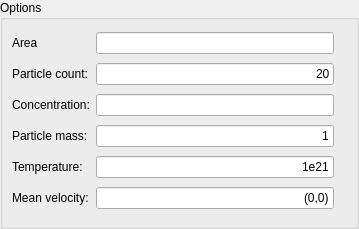
<?xml version="1.0" encoding="UTF-8"?>
<ui version="4.0">
 <class>WidgetCreateGasParticles</class>
 <widget class="QWidget" name="WidgetCreateGasParticles">
  <property name="geometry">
   <rect>
    <x>0</x>
    <y>0</y>
    <width>359</width>
    <height>229</height>
   </rect>
  </property>
  <layout class="QVBoxLayout">
   <property name="margin">
    <number>0</number>
   </property>
   <item>
    <widget class="QGroupBox" name="groupBox">
     <property name="title">
      <string>Options</string>
     </property>
     <layout class="QGridLayout">
      <item row="0" column="0">
       <widget class="QLabel" name="label_5">
        <property name="text">
         <string>Area</string>
        </property>
       </widget>
      </item>
      <item row="0" column="1">
       <widget class="QLineEdit" name="lineEditVolume">
        <property name="toolTip">
         <string>The area the gas takes</string>
        </property>
        <property name="alignment">
         <set>Qt::AlignRight|Qt::AlignTrailing|Qt::AlignVCenter</set>
        </property>
        <property name="readOnly">
         <bool>true</bool>
        </property>
       </widget>
      </item>
      <item row="0" column="2">
       <widget class="QLabel" name="labelVolume">
        <property name="text">
         <string/>
        </property>
       </widget>
      </item>
      <item row="1" column="0">
       <widget class="QLabel" name="label">
        <property name="text">
         <string>Particle count:</string>
        </property>
       </widget>
      </item>
      <item row="1" column="1">
       <widget class="QLineEdit" name="lineEditCount">
        <property name="toolTip">
         <string>The number of particles of this gas.</string>
        </property>
        <property name="whatsThis">
         <string>The number of particles of this gas.</string>
        </property>
        <property name="text">
         <string>20</string>
        </property>
        <property name="alignment">
         <set>Qt::AlignRight|Qt::AlignTrailing|Qt::AlignVCenter</set>
        </property>
       </widget>
      </item>
      <item row="1" column="2">
       <widget class="QLabel" name="labelCount">
        <property name="text">
         <string/>
        </property>
       </widget>
      </item>
      <item row="2" column="0">
       <widget class="QLabel" name="label_6">
        <property name="text">
         <string>Concentration:</string>
        </property>
       </widget>
      </item>
      <item row="2" column="1">
       <widget class="QLineEdit" name="lineEditConcentration">
        <property name="alignment">
         <set>Qt::AlignRight|Qt::AlignTrailing|Qt::AlignVCenter</set>
        </property>
       </widget>
      </item>
      <item row="2" column="2">
       <widget class="QLabel" name="labelConcentration">
        <property name="text">
         <string/>
        </property>
       </widget>
      </item>
      <item row="3" column="0">
       <widget class="QLabel" name="label_2">
        <property name="text">
         <string>Particle mass:</string>
        </property>
       </widget>
      </item>
      <item row="3" column="1">
       <widget class="QLineEdit" name="lineEditMass">
        <property name="toolTip">
         <string>The mass of one particle</string>
        </property>
        <property name="whatsThis">
         <string>The mass of one particle</string>
        </property>
        <property name="text">
         <string>1</string>
        </property>
        <property name="alignment">
         <set>Qt::AlignRight|Qt::AlignTrailing|Qt::AlignVCenter</set>
        </property>
       </widget>
      </item>
      <item row="3" column="2">
       <widget class="QLabel" name="labelMass">
        <property name="text">
         <string/>
        </property>
       </widget>
      </item>
      <item row="4" column="0">
       <widget class="QLabel" name="label_3">
        <property name="text">
         <string>Temperature:</string>
        </property>
       </widget>
      </item>
      <item row="4" column="1">
       <widget class="QLineEdit" name="lineEditTemperature">
        <property name="text">
         <string>1e21</string>
        </property>
        <property name="alignment">
         <set>Qt::AlignRight|Qt::AlignTrailing|Qt::AlignVCenter</set>
        </property>
       </widget>
      </item>
      <item row="4" column="2">
       <widget class="QLabel" name="labelTemperature">
        <property name="text">
         <string/>
        </property>
       </widget>
      </item>
      <item row="5" column="0">
       <widget class="QLabel" name="label_4">
        <property name="text">
         <string>Mean velocity:</string>
        </property>
       </widget>
      </item>
      <item row="5" column="1">
       <widget class="QLineEdit" name="lineEditMeanVelocity">
        <property name="text">
         <string>(0,0)</string>
        </property>
        <property name="alignment">
         <set>Qt::AlignRight|Qt::AlignTrailing|Qt::AlignVCenter</set>
        </property>
       </widget>
      </item>
      <item row="5" column="2">
       <widget class="QLabel" name="labelMeanVelocity">
        <property name="text">
         <string/>
        </property>
       </widget>
      </item>
     </layout>
    </widget>
   </item>
  </layout>
 </widget>
 <tabstops>
  <tabstop>lineEditVolume</tabstop>
  <tabstop>lineEditCount</tabstop>
  <tabstop>lineEditConcentration</tabstop>
  <tabstop>lineEditMass</tabstop>
  <tabstop>lineEditTemperature</tabstop>
  <tabstop>lineEditMeanVelocity</tabstop>
 </tabstops>
 <resources/>
 <connections/>
</ui>
